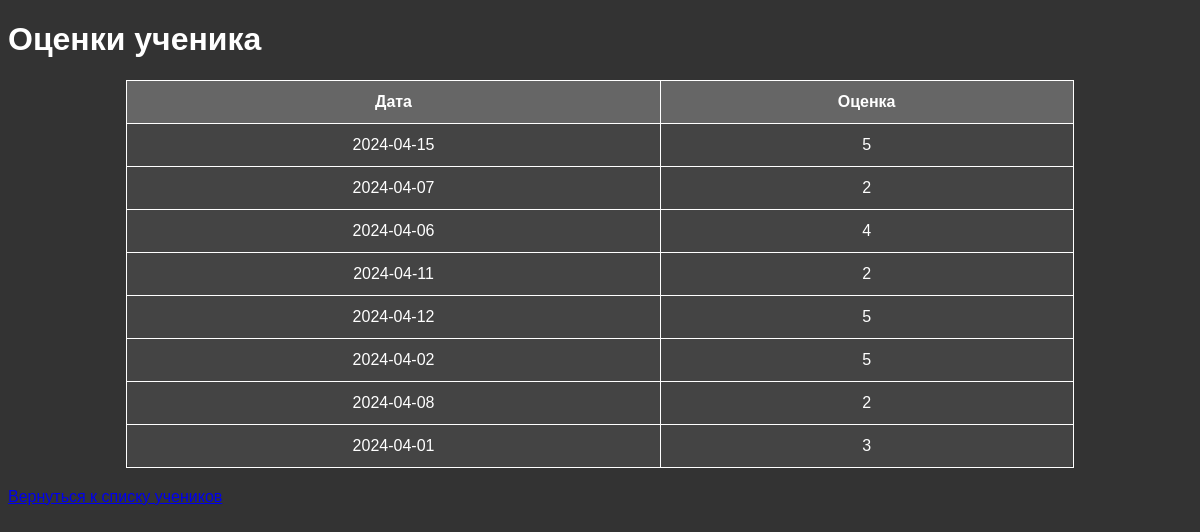
The page /journal/student.php?student_id=XGjPnsDAXOEXyJZHuftf on the database its author committed.
### tables this page shows
CREATE TABLE `grades_math` (
  `id` int(11) NOT NULL,
  `student_id` varchar(20) NOT NULL,
  `subject` varchar(50) NOT NULL,
  `date` date NOT NULL,
  `grade` varchar(1) NOT NULL
);

### journal/student.php (the view, shortened to what this page needs)
<!DOCTYPE html>
<html lang="en">
<head>
    <link rel="stylesheet" href="css/styles.css">
</head>
<body>
    <h1>Оценки ученика</h1>
    <?php
    require_once('db_connect.php');
    $student_id = $_GET['student_id'];
    $grades_sql = "SELECT `date`, `grade` FROM `grades_math` WHERE `student_id` = '$student_id'";
    $grades_result = $conn->query($grades_sql);
    if ($grades_result->num_rows > 0) {
        echo '<table>';
        echo '<tr><th>Дата</th><th>Оценка</th></tr>';
        while ($row = $grades_result->fetch_assoc()) {
            $date = $row['date'];
            $grade = $row['grade'];
            echo '<tr>';
            echo '<td>' . $date . '</td>';
            echo '<td>' . $grade . '</td>';
            echo '</tr>';
        }
        echo '</table>';
    } else {
        echo '<p>У ученика нет оценок по математике.</p>';
    }
    ?>
    <p><a href="index.php">Вернуться к списку учеников</a></p>
</body>
</html>

### journal/css/styles.css (style rules this page uses)
body { padding-bottom: 60px; background-color: #333; color: #fff; font-family: Arial, sans-serif; }
table { width: 80%; margin: 20px auto; border-collapse: collapse; background-color: #444; border: 1px solid #fff; border-radius: 8px; color: #fff; }
table th, table td { border: 1px solid #fff; padding: 12px; text-align: center; }
th { background-color: #666; }

### rows shown on the page
grades_math: date "2024-04-15", grade "5"
grades_math: date "2024-04-07", grade "2"
grades_math: date "2024-04-06", grade "4"
grades_math: date "2024-04-11", grade "2"
grades_math: date "2024-04-12", grade "5"
grades_math: date "2024-04-02", grade "5"
grades_math: date "2024-04-08", grade "2"
grades_math: date "2024-04-01", grade "3"
